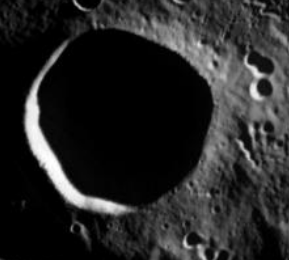
#> input picture LunaDjango/enhancer/assests/per_image 2.png, 289 x 260 px
$ python -i psr_image_enhancer.py   (imports and definitions only)
#> lines starting #> are read from the running program, lines starting #| are printed output that depends on the picture
#> in enhance_psr_image, image is the input picture: shape (260, 289); min 0, max 255, mean 39
import cv2
import numpy as np
from skimage import exposure
import os

def preprocess_image(image):
    """Apply mild initial noise reduction."""
    denoised = cv2.fastNlMeansDenoising(image, None, h=10, searchWindowSize=21, templateWindowSize=7)
    return denoised

def enhance_contrast(image):
    """Apply CLAHE (Contrast Limited Adaptive Histogram Equalization)."""
    clahe = cv2.createCLAHE(clipLimit=2.0, tileGridSize=(8,8))
    enhanced = clahe.apply(image)
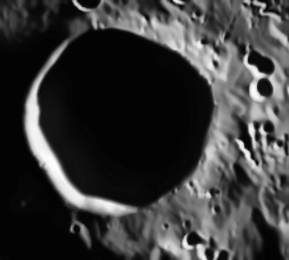
#> enhanced: shape (260, 289); min 2, max 254, mean 57.6
    return enhanced

def adjust_gamma(image, gamma=1.0):
    """Adjust image gamma."""
#> called with gamma = 1.2
    invGamma = 1.0 / gamma
    table = np.array([((i / 255.0) ** invGamma) * 255 for i in np.arange(0, 256)]).astype("uint8")
    return cv2.LUT(image, table)

def sharpen_image(image):
    """Apply sharpening filter."""
    kernel = np.array([[-1,-1,-1], [-1,9,-1], [-1,-1,-1]])
    sharpened = cv2.filter2D(image, -1, kernel)
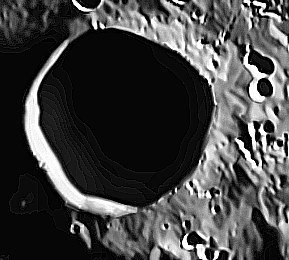
#> sharpened: shape (260, 289); min 0, max 255, mean 67.4
    return sharpened

def enhance_psr_image(image_path, output_path, gamma=1.2, sharpen_strength=0.5):
    """Enhance the image and save the result."""
    # Read the image
    image = cv2.imread(image_path, cv2.IMREAD_GRAYSCALE)

    if image is None:
        raise FileNotFoundError(f"Image not found at path: {image_path}")

    # Preprocessing
    preprocessed = preprocess_image(image)

    # Contrast enhancement
    contrast_enhanced = enhance_contrast(preprocessed)

    # Gamma correction
    gamma_corrected = adjust_gamma(contrast_enhanced, gamma=gamma)

    # Sharpen the image
    sharpened = sharpen_image(gamma_corrected)

    # Blend sharpened image with gamma corrected image
    final_enhanced = cv2.addWeighted(gamma_corrected, 1 - sharpen_strength, sharpened, sharpen_strength, 0)
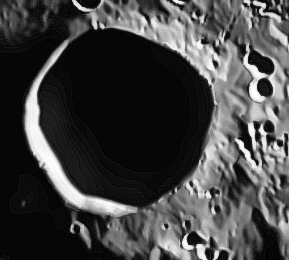
#> final_enhanced: shape (260, 289); min 2, max 254, mean 67.1

    # Final contrast enhancement
    final_enhanced = enhance_contrast(final_enhanced)
#> in enhance_contrast (call 2), `enhanced = clahe.apply(image)`:
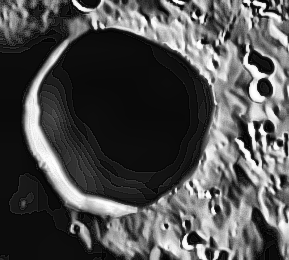
#> enhanced: shape (260, 289); min 1, max 255, mean 78.9

    # Save the result
    cv2.imwrite(output_path, final_enhanced)

    return output_path  # Return path of enhanced image

>>> result = enhance_psr_image('assests/per_image 2.png', 'out.png')

$ run again, on LunaDjango/enhancer/assests/per_image 3.png
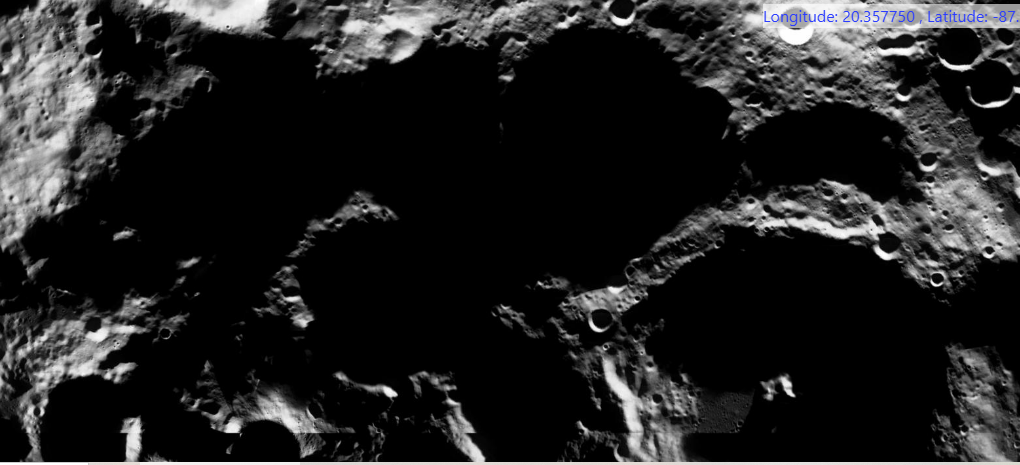
#> input picture LunaDjango/enhancer/assests/per_image 3.png, 1020 x 465 px
#> in enhance_contrast, `enhanced = clahe.apply(image)`:
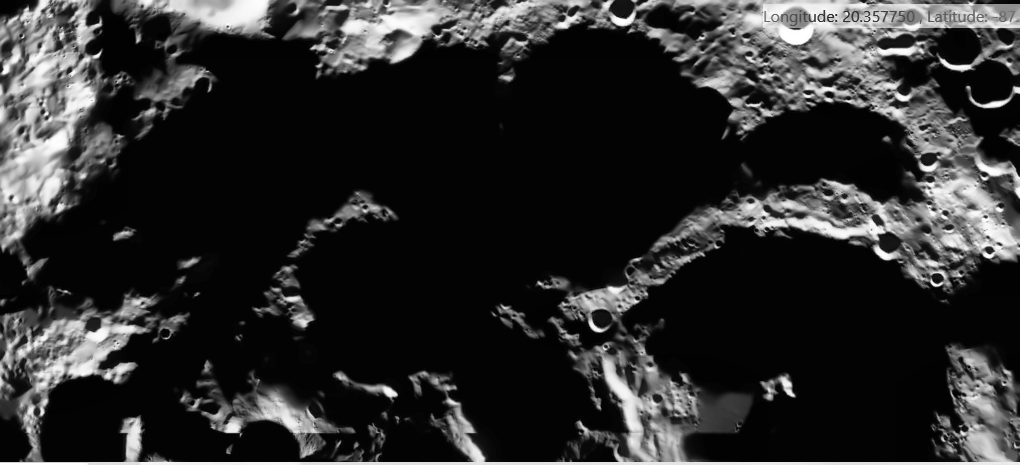
#> enhanced: shape (465, 1020); min 2, max 255, mean 44.9
#> in enhance_psr_image, `final_enhanced = cv2.addWeighted(gamma_corrected, 1 - sharpen_strength..`:
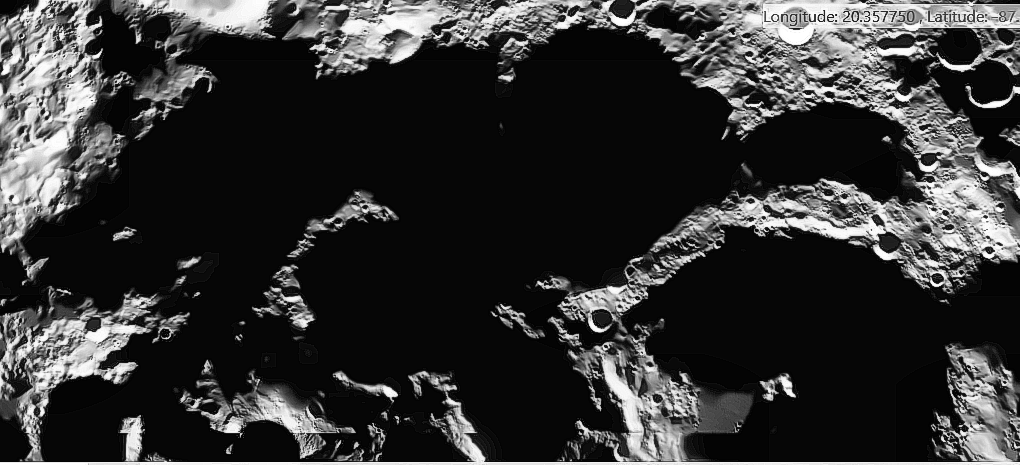
#> final_enhanced: shape (465, 1020); min 2, max 255, mean 52

$ run again, on LunaDjango/enhancer/assests/psr_image.png
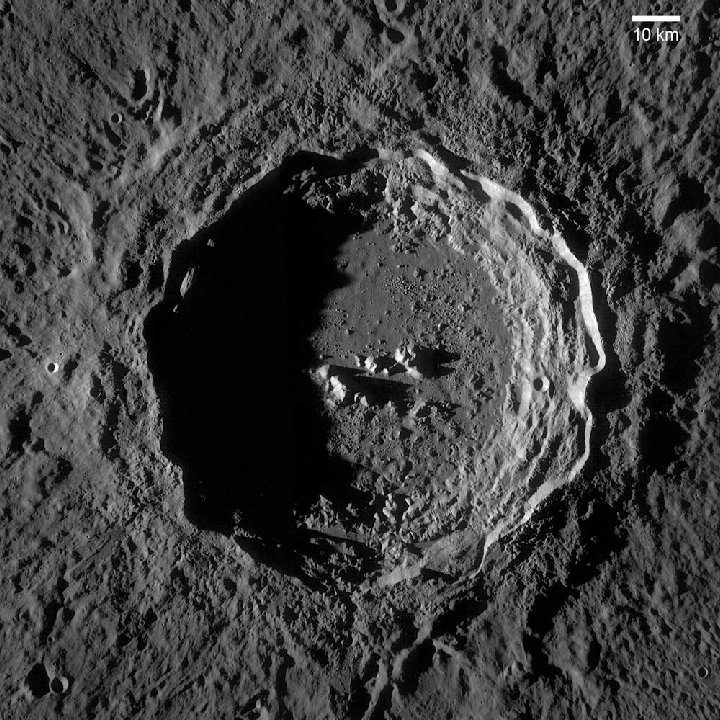
#> input picture LunaDjango/enhancer/assests/psr_image.png, 720 x 720 px
#> in enhance_contrast, `enhanced = clahe.apply(image)`:
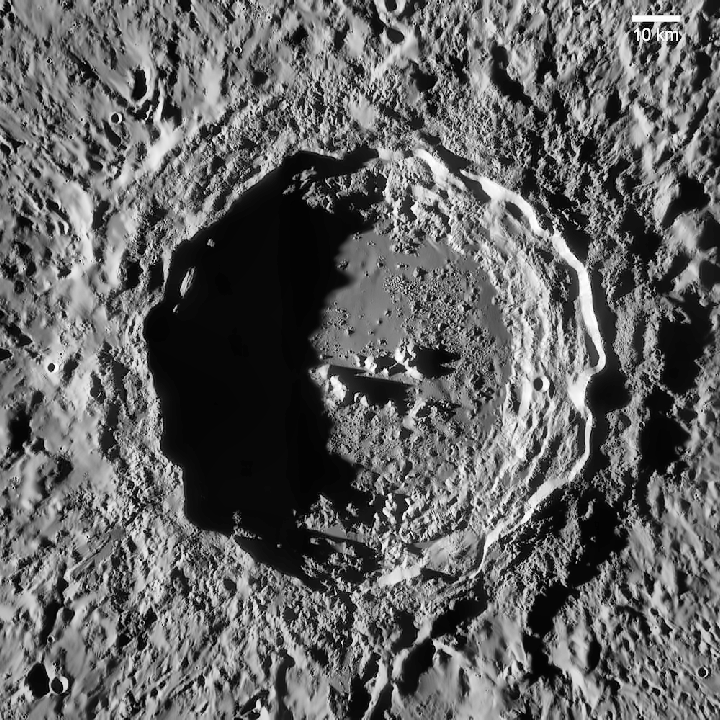
#> enhanced: shape (720, 720); min 0, max 255, mean 97.8
#> in enhance_psr_image, `final_enhanced = cv2.addWeighted(gamma_corrected, 1 - sharpen_strength..`:
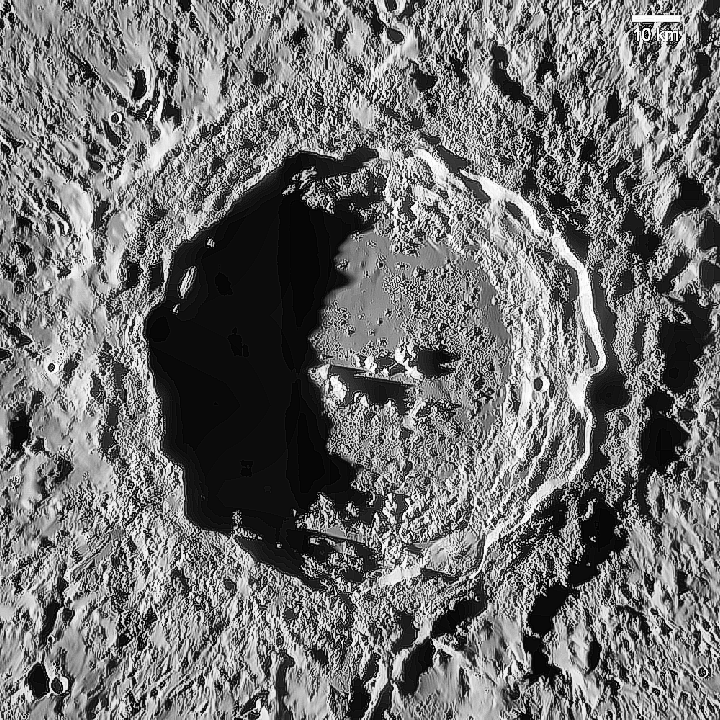
#> final_enhanced: shape (720, 720); min 0, max 255, mean 112.3
